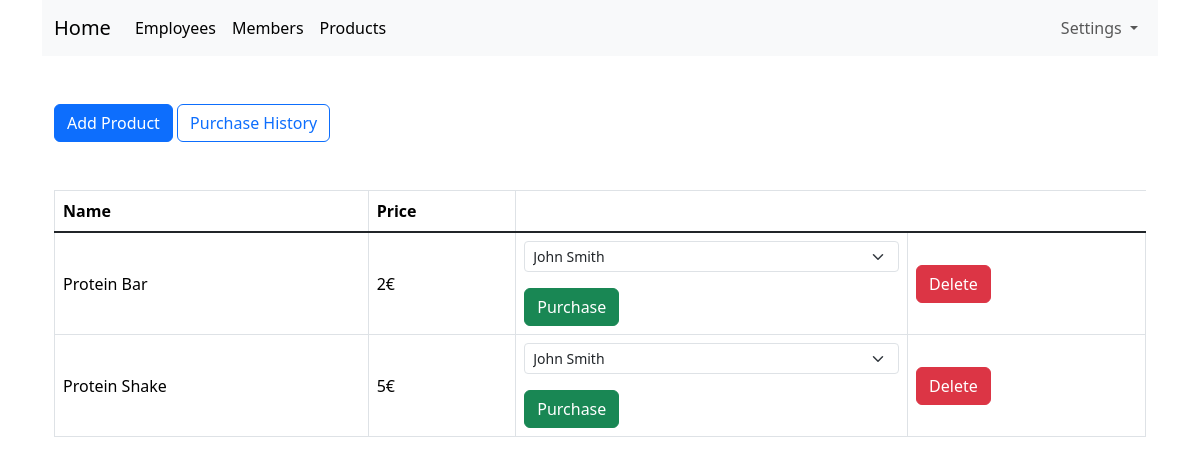
Page /products.php (signed in) on the committed database.
### tables this page shows
CREATE TABLE product (
	id INTEGER PRIMARY KEY AUTOINCREMENT NOT NULL,
	name VARCHAR NOT NULL,
	price INTEGER NOT NULL,
	created_at VARCHAR NOT NULL
);

### lib/products.php (called while the page is built, shortened)
<?php
function getAllProducts(PDO $pdo)
{
	$stmt = $pdo->query("SELECT id, name, price, created_at FROM product");
	return $stmt->fetchAll(PDO::FETCH_ASSOC);
}
?>

### lib/common.php (called while the page is built, shortened)
<?php
function htmlEscape($html)
{
	return htmlspecialchars($html, ENT_HTML5, "UTF-8");
}
?>

### lib/members.php (called while the page is built, shortened)
<?php
function getAllMembers(PDO $pdo)
{
	$stmt = $pdo->query("SELECT id, first_name, last_name, birthday, created_at FROM member");
	return $stmt->fetchAll(PDO::FETCH_ASSOC);
}
?>

### products.php (the view, shortened to what this page needs)
<?php
require_once "lib/common.php";
require_once "lib/products.php";
require_once "lib/members.php";
$pdo = getPDO();
$products = getAllProducts($pdo);
$members = getAllMembers($pdo);
?>
<!DOCTYPE html>
<html lang="en">
	<head>
		<?php require "templates/header.php" ?>
	</head>
	<body>
		<div class="container">
			<?php require "templates/navbar.php" ?>
			<div class="container mt-5">
				<a class="btn btn-primary" href="add-product.php">Add Product</a>
				<a class="btn btn-outline-primary" href="purchase-history.php">Purchase History</a>
			</div>
			<div class="container mt-5">
				<form method="post">
					<div class="table-responsive">
						<table class="table table-hover table-bordered align-middle" id="product-list">
							<thead>
								<tr>
									<th>Name</th>
									<th>Price</th>
								</tr>
							</thead>
							<tbody class="table-group-divider">
								<?php foreach ($products as $product): ?>
									<tr>
										<td><?php echo htmlEscape($product["name"]) ?></td>
										<td><?php echo htmlEscape($product["price"]) ?>€</td>
										<td>
											<select class="form-select form-select-sm mb-3" name="member-id">
												<?php foreach ($members as $member): ?>
													<option value="<?php echo htmlEscape($member['id']) ?>">
														<?php echo htmlEscape($member["first_name"]); echo " "; echo htmlEscape($member["last_name"]) ?>
													</option>
												<?php endforeach ?>
											</select>
											<button class="btn btn-success purchase-button" id="<?php echo $product['id'] ?>">Purchase</button>
										</td>
										<td><input class="btn btn-danger" type="submit" name="delete-product[<?php echo $product['id'] ?>]" value="Delete"</td>
									</tr>
								<?php endforeach ?>
							</tbody>
						</table>
					</div>
				</form>
			</div>
		</div>
	</body>
</html>

### rows in the picture
product: name "Protein Bar", price "2"
product: name "Protein Shake", price "5"

### other values in the picture
form field member-id "John Smith"
